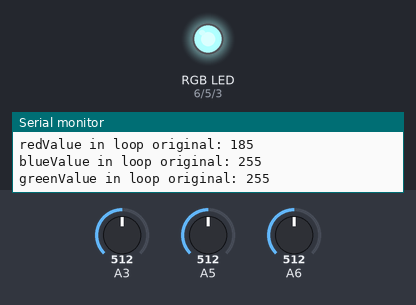
This sketch was run on a simulated Arduino Uno, built with avr-gcc and run on an emulated ATmega328P. Shown: an RGB LED mixed from three pins (HIGH = lit), the last lines printed to the serial monitor. The inputs (shaded band) are chosen by the test bench; at power-on: A3 = 512, A5 = 512, A6 = 512.

Above: at 1.2 s.
1.3 s: A3 set to 104
At 4.19 s:
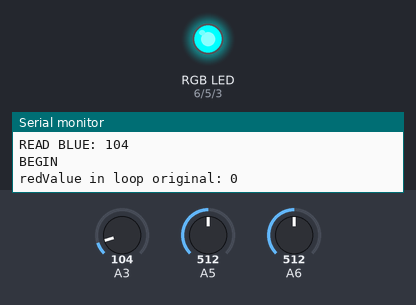
4.3 s: A3 set to 91
At 5.05 s:
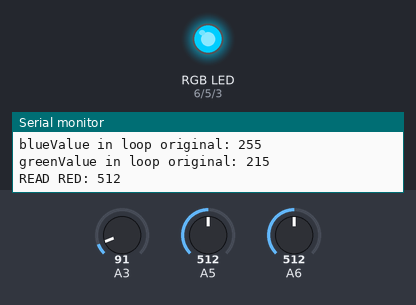
7.3 s: A5 set to 109
At 8.42 s:
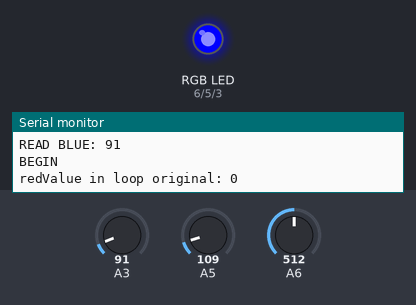
10.3 s: A5 set to 93
At 12.57 s:
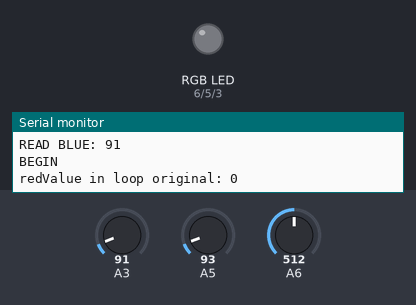
13.3 s: A6 set to 985
16.3 s: A6 set to 1016
Timing chart, 0 to 22.7 s (numbered marks = the images above; inputs shaded):
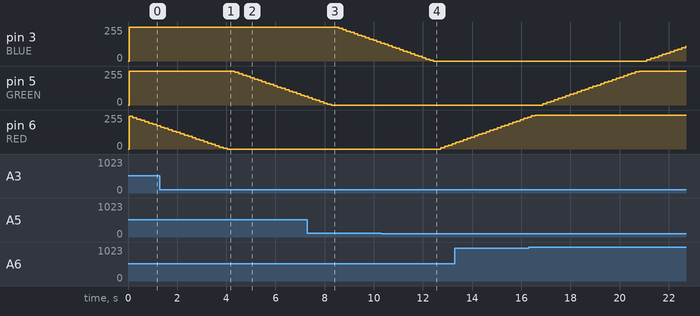

The sketch:

rgb-led.ino
```cpp
// Set debug on or off
#define DEBUG 1

// Define Pins for RGB
#define BLUE 3
#define GREEN 5
#define RED 6

// define variables
int redValue;
int greenValue;
int blueValue;

int readRed=0;
int readGreen=0;
int readBlue=0;

// States:
// 1: Red
// 2: Green
// 3: Blue
int state = 1;

// 0 going down, 1 going up
int direction = 0;

void setup()
{
  Serial.begin(9600);
  pinMode(RED, OUTPUT);
  pinMode(GREEN, OUTPUT);
  pinMode(BLUE, OUTPUT);

  redValue = 255;
  greenValue = 255;
  blueValue = 255;
}


// main loop
void loop()
{
  main_rgb_loop();
}

void main_rgb_loop() {
  #define delayTime 10 // fading time between colors in ms

  log("BEGIN");
  log("redValue in loop original: " + String(redValue));
  log("blueValue in loop original: " + String(blueValue));
  log("greenValue in loop original: " + String(greenValue));

  setNextValues();

  analogWrite(RED, redValue);
  analogWrite(BLUE, blueValue);
  analogWrite(GREEN, greenValue);

  delay(delayTime);

  readRed = analogRead(RED);    // read the input pin
  readGreen = analogRead(GREEN);    // read the input pin
  readBlue = analogRead(BLUE);    // read the input pin

  log("READ RED: " + String(readRed));
  log("READ GREEN: " + String(readGreen));
  log("READ BLUE: " + String(readBlue));
}

void log (String message) {
  if (DEBUG) {
    Serial.println(message);
  }
}

void setNextValues() {
  switch (state) {
    case 1:
      redValue = calculateNextValue(redValue);
      break;
    case 2:
      greenValue = calculateNextValue(greenValue);
      break;
    case 3:
      blueValue = calculateNextValue(blueValue);
      break;
  }
}

int calculateNextValue(int value) {
  if (direction == 0 && value == 0) {
    state += 1;
    if (state == 4) {
      direction = 1;
      state = 1;
    }

    return 0;
  }

  if (direction == 1 && value == 255) {
    state += 1;
    if (state == 4) {
      direction = 0;
      state = 1;
    }

    return 255;
  }

  int nextValue;
  if (direction == 0) {
    nextValue = value - 10;
  } else {
    nextValue = value + 10;
  }

  if (nextValue > 255) {
    nextValue = 255;
  }

  if (nextValue < 0) {
    nextValue = 0;
  }

  return nextValue;
}
```

Measured:
- the behaviour switches between 100 and 99 on A3 (found by bisection; images 1 and 2)
- the behaviour switches between 100 and 99 on A5 (found by bisection; images 3 and 4)
